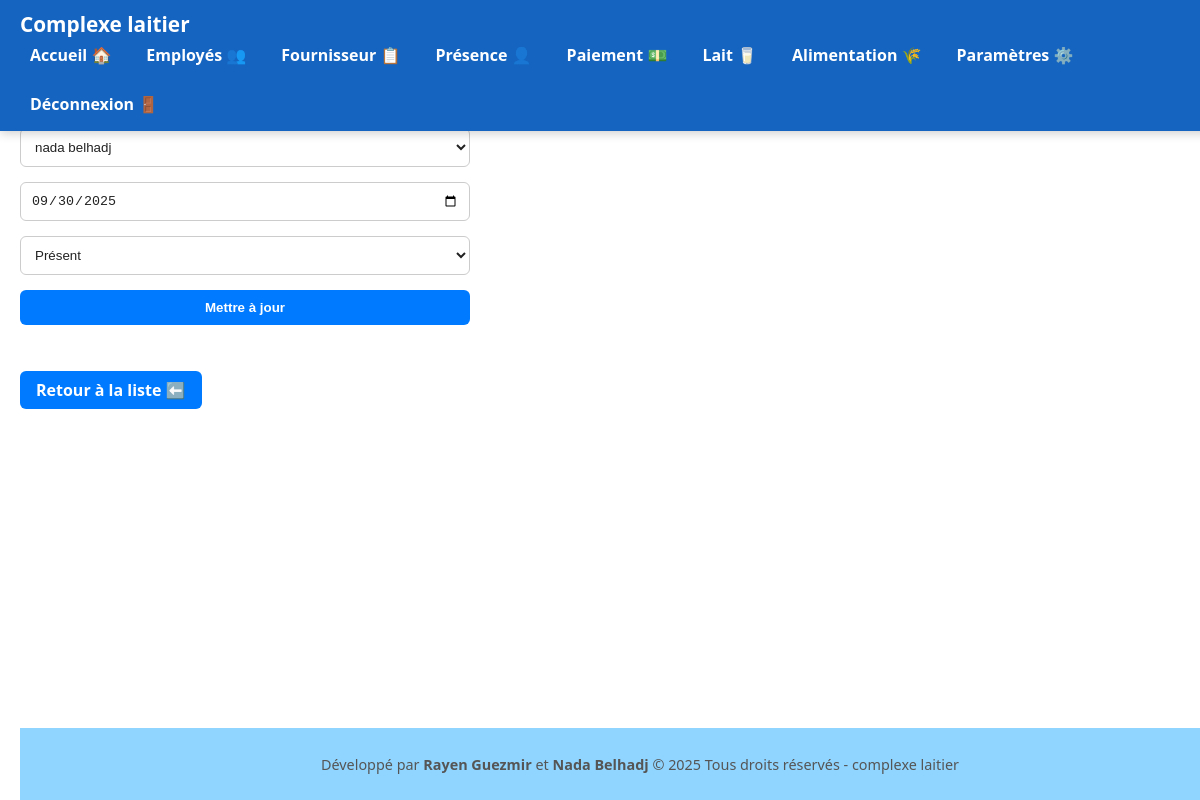
The page /presence_edit.php?modifier=5 (signed in) on the database its author committed.
### tables this page shows
CREATE TABLE IF NOT EXISTS `presence` (
  `id` int NOT NULL AUTO_INCREMENT,
  `employe_id` varchar(50) NOT NULL,
  `date` date NOT NULL,
  `statut` varchar(50) NOT NULL,
  `date_absence` date NOT NULL,
  `date_presence` date NOT NULL,
  `mois` date NOT NULL,
  PRIMARY KEY (`id`)
);

CREATE TABLE IF NOT EXISTS `employes` (
  `id` int NOT NULL AUTO_INCREMENT,
  `nom` varchar(50) NOT NULL,
  `prenom` varchar(50) NOT NULL,
  `poste` varchar(50) NOT NULL,
  `salaire_base` varchar(10) NOT NULL,
  `cnss_taux` decimal(5,0) NOT NULL,
  `date` date NOT NULL,
  `date_paiement` date NOT NULL,
  PRIMARY KEY (`id`)
);

### presence_edit.php (the view, shortened to what this page needs)
<?php
include('config.php');
include('header.php');
$lang_code = $_SESSION['lang'] ?? 'fr';
$employes = $conn->query("SELECT id, nom, prenom FROM employes ORDER BY nom ASC");
$id = intval($_GET['modifier'] ?? 0);
$stmt = $conn->prepare("SELECT * FROM presence WHERE id = ?");
$stmt->bind_param("i", $id);
$stmt->execute();
$presence = $stmt->get_result()->fetch_assoc();
?>
<!DOCTYPE html>
<html lang="<?= $lang_code ?>">
<head>
</head>
<body>
<h2><?= $lang_code=='fr' ? 'Modifier Présence' : 'تعديل الحضور' ?></h2>
<form method="post">
    <select name="employe_id" required>
        <?php while($emp=$employes->fetch_assoc()): ?>
            <option value="<?= $emp['id'] ?>" <?= $presence['employe_id']==$emp['id']?'selected':'' ?>>
                <?= htmlspecialchars($emp['nom'].' '.$emp['prenom']) ?>
            </option>
        <?php endwhile; ?>
    </select>
    <input type="date" name="date" value="<?= htmlspecialchars($presence['date']) ?>" required>
    <select name="statut" required>
        <option value="present" <?= $presence['statut']=='present'?'selected':'' ?>><?= $lang_code=='fr'?'Présent':'حاضر' ?></option>
    </select>
    <button type="submit"><?= $lang_code=='fr'?'Mettre à jour':'تحديث' ?></button>
</form>
  <a href="presence.php" class="btn-back"><?= $lang=='ar'?'⬅️ العودة إلى القائمة':'Retour à la liste ⬅️' ?></a>
<?php include('footer.php'); ?>
</body>
</html>

### rows shown on the page
presence: employe_id "nada belhadj", date "09/30/2025", statut "Présent"

### other values the page prints
$items['dashboard'] "Accueil 🏠"
$items['employes'] "Employés 👥"
$items['fournisseur'] "Fournisseur 📋"
$items['presence'] "Présence 👤"
$items['paiement'] "Paiement 💵"
$items['lait'] "Lait 🥛"
$items['alimentation'] "Alimentation 🌾"
$items['settings'] "Paramètres ⚙️"
